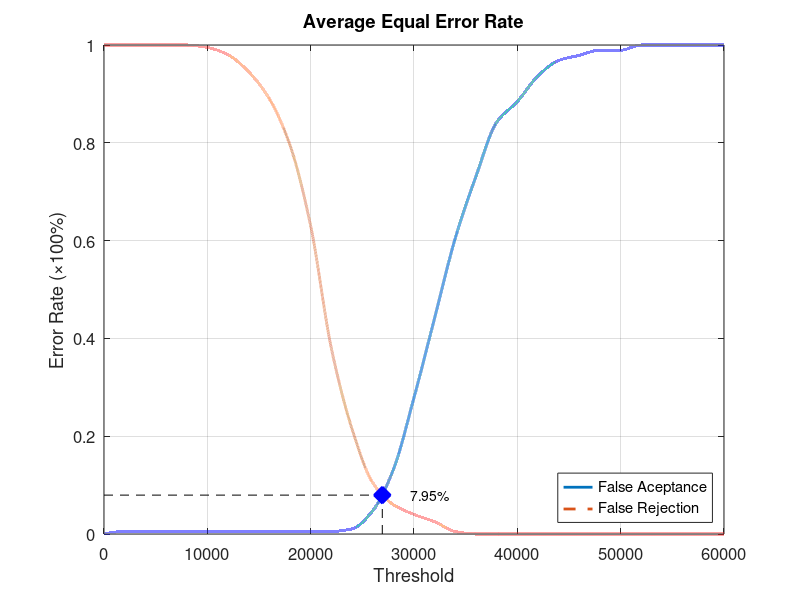
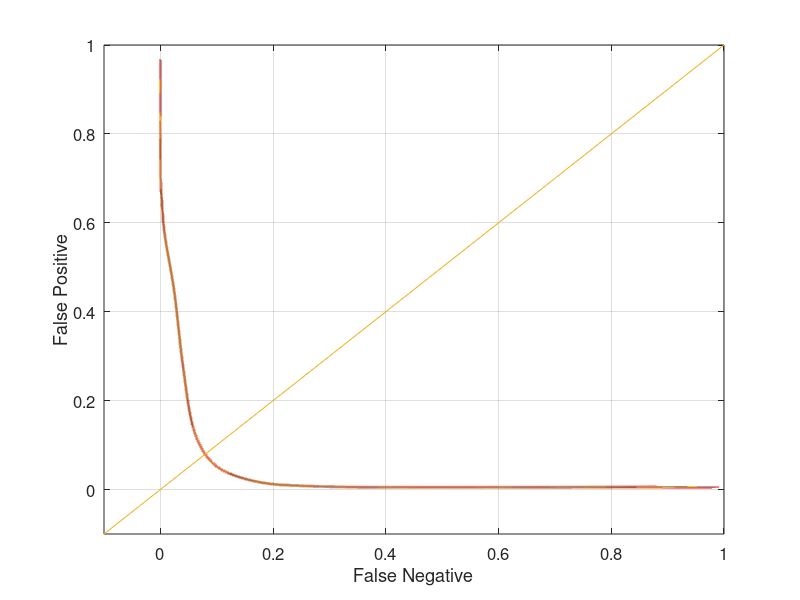

The MATLAB script that drew these images, in order:
function yEER = Database3_1
close all;
clear;
clc;
x = 0:2000:60000;
xq = 0:0.5:60000;

y0 = [0 0.00526316 0.00526316 0.00526316 0.00526316 0.00526316 0.00526316 0.00526316 0.00526316 0.00526316 0.00526316 0.00526316 0.0105263 0.0473684 0.131579 0.278947 0.442105 0.605263 0.731579 0.842105 0.884211 0.936842 0.968421 0.978947 0.989474 0.989474 1 1 1 1 1];
yy0 = interp1(x, y0, xq, 'pchip');
y1 = [1 1 1 1 1 0.995 0.98 0.945 0.89 0.795 0.63 0.38 0.215 0.105 0.06 0.04 0.025 0.005 0 0 0 0 0 0 0 0 0 0 0 0 0];
yy1 = interp1(x, y1, xq, 'pchip');

% Calculating EER: 
y2 = abs(y0 - y1);
find(y2 == min(y2))
yy2 = abs(yy0 - yy1);
xEER = find(yy2 == min(yy2));
xEERIndex = xq(xEER) % X-axis EER
yEER = yy0(xEER) % Y-axis EER

main = figure
plot(xq, yy0,'-','LineWidth', 2);	hold on
plot(xq, yy1,'--','LineWidth', 2);	hold on
plot([xEERIndex xEERIndex], [0 yEER], 'k--');	hold on
plot([0 xEERIndex], [yEER yEER], 'k--');	hold on
plot(xEERIndex, yEER, 'bx', 'LineWidth', 10);	hold on
text(xEERIndex + 10 * xEERIndex / 100, yEER, [num2str(round((10000 * yEER)) / 100) '%'])
legend('False Aceptance', 'False Rejection', 'Location', 'SouthEast')
xlabel('Threshold')
ylabel('Error Rate (\times100%)')
title('Average Equal Error Rate')
set(gca, 'FontSize', 12)
axis([0 60000 0 1])
grid on

print(main, 'Database3_1Main', '-dpng');
FNRxFPR = figure('Color', [1 1 1]);
plot(yy1, yy0, '-', yy1, yy0, 'LineWidth', 2);
hold on
y = -0.1:0.1:1
plot(y, y); 
set(gca, 'FontSize', 12)
xlabel('False Negative')
ylabel('False Positive')
axis([-0.1 1 -0.1 1])
set(gca, 'FontSize', 12)
grid on

print(FNRxFPR, 'Database3_1FNRxFPR','-dpng');
end
